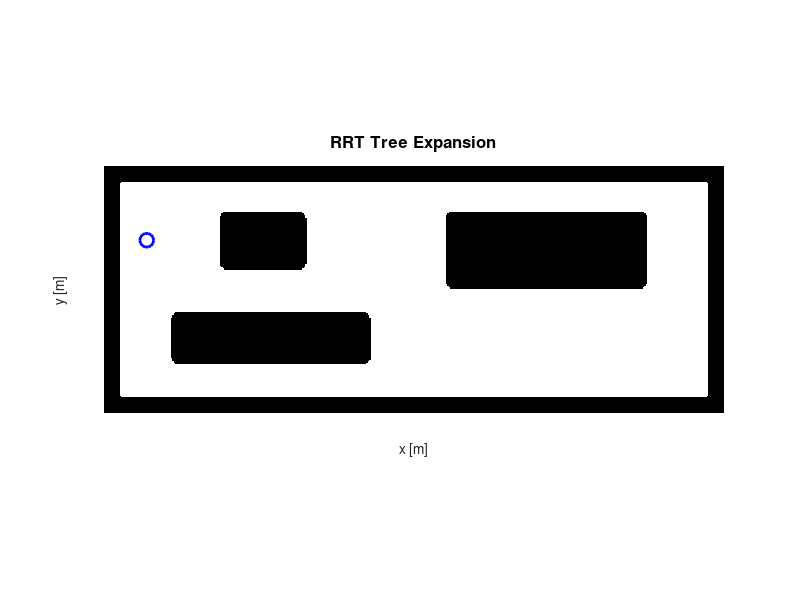

The MATLAB source for this figure: (Note: this script raises an error after producing the figure.)
clc; close all; clear all;

% Load the map and initialize parameters
load('image_map.mat');
start_point = [120, 30];
step_size = 10;           % Maximum step size for extending tree (eta)

% Initialize tree with start point
tree_x = start_point(1);
tree_y = start_point(2);
parent_index = -1;        % Array to store parent indices (-1 for root)
max_iterations = 3000;    % Maximum number of iterations

% Initialize visualization
figure('Name', 'RRT Tree Expansion', 'NumberTitle', 'off', 'Position', [100 100 800 600]);
imshow(image_map);
hold on;
% Set Y-axis direction to be upward-increasing (Cartesian)
set(gca, 'YDir', 'normal');

% Title and labels with standard font
title('RRT Tree Expansion', 'FontSize', 12);
xlabel('x [m]', 'FontSize', 10);
ylabel('y [m]', 'FontSize', 10);

% Plot start point
h1 = plot(start_point(2), start_point(1), 'bo', 'MarkerSize', 10, 'LineWidth', 2);

% Main RRT loop - only tree expansion
for iter = 1:max_iterations
    % Generate random point
    random_x = randi(size(image_map, 1));
    random_y = randi(size(image_map, 2));
    
    % Find nearest node in tree
    distances_to_random = sqrt((random_x-tree_x).^2 + (random_y-tree_y).^2);
    [min_dist, nearest_index] = min(distances_to_random);
    
    % Check if path to random point is collision-free
    if check_collision(tree_x(nearest_index), random_x, tree_y(nearest_index), random_y, image_map)
        % Limit step size
        step_length = min(step_size, min_dist);
        k = step_length / min_dist;
        
        % Calculate new node position
        new_x = round((1-k)*tree_x(nearest_index) + k*random_x);
        new_y = round((1-k)*tree_y(nearest_index) + k*random_y);
        
        % Check if new node is valid and not already in tree
        if new_x >= 1 && new_x <= size(image_map, 1) && new_y >= 1 && new_y <= size(image_map, 2)
            if check_collision(tree_x(nearest_index), new_x, tree_y(nearest_index), new_y, image_map)
                % Plot new node and connection
                plot(new_y, new_x, '.', 'markersize', 3, 'color', [0 0 1]);
                plot([tree_y(nearest_index) new_y], [tree_x(nearest_index) new_x], 'g-', 'LineWidth', 0.5);
                
                % Add node to tree
                tree_x = [tree_x new_x];
                tree_y = [tree_y new_y];
                parent_index = [parent_index nearest_index];
            end
        end
    end
    
    if mod(iter, 500) == 0
        title(['RRT - Iterazione: ', num2str(iter)]);
        drawnow;
    end
end

% Final title
title(['RRT Tree Expansion - Iterations: ', num2str(iter)], 'FontSize', 12);

% Add legend
leg = legend(h1, 'Start point', 'Location', 'northeast', 'FontSize', 8);
leg.Position = [0.8, 0.85, 0.15, 0.1];

% Set final figure properties
set(gcf, 'Position', [100, 100, 1200, 600]);
set(gca, 'Position', [0.1, 0.2, 0.8, 0.7]);

% Save figure as PDF
% Uncomment the following lines to save the figure
 save_path = ''; % Set your path here if needed
 filename = 'rrt_tree_expansion.pdf';
 exportgraphics(gcf, filename, 'Resolution', 300, 'ContentType', 'image');

% Function to check if path between two points is collision-free
function valid = check_collision(x1, x2, y1, y2, map)
    % Generate points along line
    points = [linspace(x1, x2, 20)', linspace(y1, y2, 20)'];
    rounded_points = round(points);
    
    % Check if points are within map bounds
    valid = all(rounded_points(:,1) >= 1 & rounded_points(:,1) <= size(map,1) & ...
               rounded_points(:,2) >= 1 & rounded_points(:,2) <= size(map,2));
    
    % Check if path intersects obstacles
    if valid
        valid = all(map(sub2ind(size(map), rounded_points(:,1), rounded_points(:,2))));
    end
end